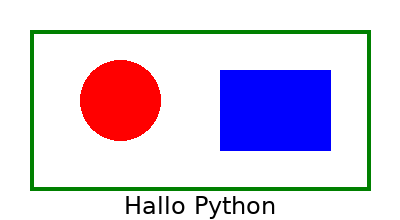

Source code (Python):
# Beispiel 5: Bild mit Text und Farben gestalten
# Dieses Beispiel zeigt, wie du einem Bild Text hinzufügst und verschiedene Farben verwendest.

from pathlib import Path

from PIL import Image, ImageDraw, ImageFont
import PIL
print(PIL.__version__)

ordner = Path(__file__).parent  # Ordner des Skripts wird ermittelt
bild = Image.new("RGB", (400, 220), color="white")  # Neues Bild mit weißem Hintergrund wird erzeugt
draw = ImageDraw.Draw(bild)  # Zeichenobjekt für das Bild wird erstellt

draw.rectangle((30, 30, 370, 190), outline="green", width=4)  # Grün umrandetes Rechteck wird gezeichnet
draw.ellipse((80, 60, 160, 140), fill="red")  # Roter Kreis wird gezeichnet
draw.rectangle((220, 70, 330, 150), fill="blue")  # Blaues Rechteck wird gezeichnet

try:
    font = ImageFont.truetype("DejaVuSans.ttf", 24)  # Schriftart wird geladen
except OSError:
    font = ImageFont.load_default()  # Fallback-Schriftart wird verwendet

x = bild.width // 2
y = bild.height // 2

draw.text(
    (x, 205),
    "Hallo Python",
    font=font,
    fill="black",
    anchor="mm"
)  # Text wird auf das Bild gesetzt
ziel = ordner / "bild_mit_text.png"  # Zielpfad für das Bild wird festgelegt
bild.save(ziel)  # Bild wird gespeichert
bild.show()  # Bild wird direkt angezeigt
print(f"Bild mit Text gespeichert unter {ziel}")
